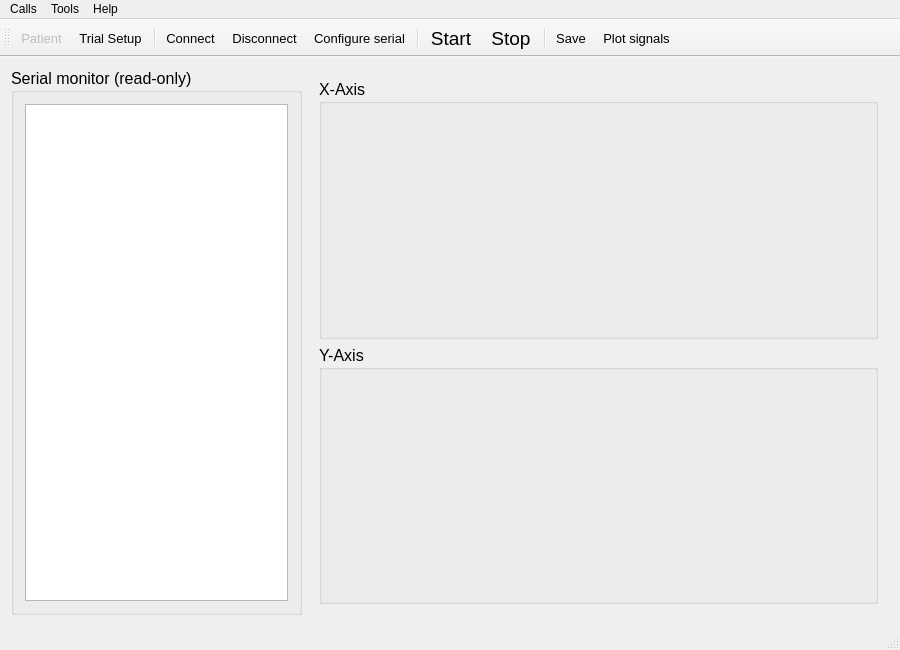
<?xml version="1.0" encoding="UTF-8"?>
<ui version="4.0">
 <class>MainWindow</class>
 <widget class="QMainWindow" name="MainWindow">
  <property name="geometry">
   <rect>
    <x>0</x>
    <y>0</y>
    <width>900</width>
    <height>650</height>
   </rect>
  </property>
  <property name="windowTitle">
   <string>Non contact sensor data logger v1.1</string>
  </property>
  <property name="windowIcon">
   <iconset resource="non_contact_tremor.qrc">
    <normaloff>:/images/matrix-hand.png</normaloff>:/images/matrix-hand.png</iconset>
  </property>
  <widget class="QWidget" name="centralWidget">
   <layout class="QHBoxLayout" name="horizontalLayout_2">
    <item>
     <widget class="QGroupBox" name="serialMonitorGroupBox">
      <property name="sizePolicy">
       <sizepolicy hsizetype="Preferred" vsizetype="Preferred">
        <horstretch>1</horstretch>
        <verstretch>0</verstretch>
       </sizepolicy>
      </property>
      <property name="font">
       <font>
        <pointsize>12</pointsize>
       </font>
      </property>
      <property name="title">
       <string>Serial monitor (read-only)</string>
      </property>
      <layout class="QHBoxLayout" name="horizontalLayout">
       <item>
        <widget class="QPlainTextEdit" name="serialMonitorTextEdit">
         <property name="font">
          <font>
           <pointsize>12</pointsize>
          </font>
         </property>
         <property name="undoRedoEnabled">
          <bool>false</bool>
         </property>
         <property name="readOnly">
          <bool>true</bool>
         </property>
         <property name="centerOnScroll">
          <bool>false</bool>
         </property>
        </widget>
       </item>
      </layout>
     </widget>
    </item>
    <item>
     <widget class="QWidget" name="verticalWidget" native="true">
      <property name="sizePolicy">
       <sizepolicy hsizetype="Preferred" vsizetype="Preferred">
        <horstretch>2</horstretch>
        <verstretch>0</verstretch>
       </sizepolicy>
      </property>
      <layout class="QVBoxLayout" name="verticalLayout" stretch="0,0">
       <item>
        <widget class="QGroupBox" name="xAxisGroupBox">
         <property name="sizePolicy">
          <sizepolicy hsizetype="Expanding" vsizetype="Expanding">
           <horstretch>0</horstretch>
           <verstretch>0</verstretch>
          </sizepolicy>
         </property>
         <property name="font">
          <font>
           <pointsize>12</pointsize>
          </font>
         </property>
         <property name="title">
          <string>X-Axis</string>
         </property>
         <layout class="QVBoxLayout" name="verticalLayout_3">
          <item>
           <layout class="QVBoxLayout" name="verticalLayout_2">
            <item>
             <widget class="QCustomPlot" name="xAxisPlot" native="true"/>
            </item>
           </layout>
          </item>
         </layout>
        </widget>
       </item>
       <item>
        <widget class="QGroupBox" name="yAxisGroupBox">
         <property name="sizePolicy">
          <sizepolicy hsizetype="Expanding" vsizetype="Expanding">
           <horstretch>0</horstretch>
           <verstretch>0</verstretch>
          </sizepolicy>
         </property>
         <property name="font">
          <font>
           <pointsize>12</pointsize>
          </font>
         </property>
         <property name="title">
          <string>Y-Axis</string>
         </property>
         <layout class="QVBoxLayout" name="verticalLayout_5">
          <item>
           <layout class="QVBoxLayout" name="verticalLayout_4">
            <item>
             <widget class="QCustomPlot" name="yAxisPlot" native="true"/>
            </item>
           </layout>
          </item>
         </layout>
        </widget>
       </item>
      </layout>
     </widget>
    </item>
   </layout>
  </widget>
  <widget class="QMenuBar" name="menuBar">
   <property name="geometry">
    <rect>
     <x>0</x>
     <y>0</y>
     <width>900</width>
     <height>20</height>
    </rect>
   </property>
   <widget class="QMenu" name="menuCalls">
    <property name="title">
     <string>Calls</string>
    </property>
    <addaction name="actionConnect"/>
    <addaction name="actionDisconnect"/>
    <addaction name="separator"/>
    <addaction name="actionSave"/>
    <addaction name="actionPlotSignals"/>
    <addaction name="separator"/>
    <addaction name="actionQuit"/>
   </widget>
   <widget class="QMenu" name="menuTools">
    <property name="title">
     <string>Tools</string>
    </property>
    <addaction name="actionPatient"/>
    <addaction name="actionTrialSetup"/>
    <addaction name="separator"/>
    <addaction name="actionConfigure"/>
    <addaction name="separator"/>
    <addaction name="actionClear"/>
   </widget>
   <widget class="QMenu" name="menuHelp">
    <property name="title">
     <string>Help</string>
    </property>
    <addaction name="actionAbout"/>
    <addaction name="actionAboutQt"/>
   </widget>
   <addaction name="menuCalls"/>
   <addaction name="menuTools"/>
   <addaction name="menuHelp"/>
  </widget>
  <widget class="QToolBar" name="mainToolBar">
   <property name="font">
    <font>
     <pointsize>10</pointsize>
    </font>
   </property>
   <property name="autoFillBackground">
    <bool>false</bool>
   </property>
   <property name="iconSize">
    <size>
     <width>38</width>
     <height>38</height>
    </size>
   </property>
   <attribute name="toolBarArea">
    <enum>TopToolBarArea</enum>
   </attribute>
   <attribute name="toolBarBreak">
    <bool>false</bool>
   </attribute>
   <addaction name="actionPatient"/>
   <addaction name="actionTrialSetup"/>
   <addaction name="separator"/>
   <addaction name="actionConnect"/>
   <addaction name="actionDisconnect"/>
   <addaction name="actionConfigure"/>
   <addaction name="separator"/>
   <addaction name="actionStart"/>
   <addaction name="actionStop"/>
   <addaction name="separator"/>
   <addaction name="actionSave"/>
   <addaction name="actionPlotSignals"/>
  </widget>
  <widget class="QStatusBar" name="statusBar">
   <property name="font">
    <font>
     <pointsize>12</pointsize>
    </font>
   </property>
  </widget>
  <action name="actionConnect">
   <property name="icon">
    <iconset resource="non_contact_tremor.qrc">
     <normaloff>:/images/usb-connect.png</normaloff>:/images/usb-connect.png</iconset>
   </property>
   <property name="text">
    <string>Connect</string>
   </property>
   <property name="toolTip">
    <string>Connect to serial port</string>
   </property>
   <property name="font">
    <font>
     <pointsize>10</pointsize>
    </font>
   </property>
  </action>
  <action name="actionDisconnect">
   <property name="icon">
    <iconset resource="non_contact_tremor.qrc">
     <normaloff>:/images/usb-disconnect.png</normaloff>:/images/usb-disconnect.png</iconset>
   </property>
   <property name="text">
    <string>Disconnect</string>
   </property>
   <property name="toolTip">
    <string>Disconnect from serial port</string>
   </property>
   <property name="font">
    <font>
     <pointsize>10</pointsize>
    </font>
   </property>
  </action>
  <action name="actionConfigure">
   <property name="icon">
    <iconset resource="non_contact_tremor.qrc">
     <normaloff>:/images/usb-settings.png</normaloff>:/images/usb-settings.png</iconset>
   </property>
   <property name="text">
    <string>Configure serial</string>
   </property>
   <property name="toolTip">
    <string>Configure serial port connection</string>
   </property>
   <property name="font">
    <font>
     <pointsize>10</pointsize>
    </font>
   </property>
  </action>
  <action name="actionQuit">
   <property name="icon">
    <iconset resource="non_contact_tremor.qrc">
     <normaloff>:/images/close.png</normaloff>:/images/close.png</iconset>
   </property>
   <property name="text">
    <string>Quit</string>
   </property>
   <property name="font">
    <font>
     <pointsize>10</pointsize>
    </font>
   </property>
   <property name="shortcut">
    <string>Ctrl+Q</string>
   </property>
  </action>
  <action name="actionPatient">
   <property name="enabled">
    <bool>false</bool>
   </property>
   <property name="icon">
    <iconset resource="non_contact_tremor.qrc">
     <normaloff>:/images/patient-profile.png</normaloff>:/images/patient-profile.png</iconset>
   </property>
   <property name="text">
    <string>Patient</string>
   </property>
   <property name="toolTip">
    <string>Edit patient data</string>
   </property>
   <property name="font">
    <font>
     <pointsize>10</pointsize>
    </font>
   </property>
  </action>
  <action name="actionTrialSetup">
   <property name="icon">
    <iconset resource="non_contact_tremor.qrc">
     <normaloff>:/images/system-controller.png</normaloff>:/images/system-controller.png</iconset>
   </property>
   <property name="text">
    <string>Trial Setup</string>
   </property>
   <property name="toolTip">
    <string>Trial setup</string>
   </property>
   <property name="font">
    <font>
     <pointsize>10</pointsize>
    </font>
   </property>
  </action>
  <action name="actionClear">
   <property name="enabled">
    <bool>false</bool>
   </property>
   <property name="icon">
    <iconset resource="non_contact_tremor.qrc">
     <normaloff>:/images/trash.png</normaloff>:/images/trash.png</iconset>
   </property>
   <property name="text">
    <string>Clear</string>
   </property>
   <property name="toolTip">
    <string>Clear data</string>
   </property>
   <property name="font">
    <font>
     <pointsize>10</pointsize>
    </font>
   </property>
  </action>
  <action name="actionAbout">
   <property name="text">
    <string>About</string>
   </property>
   <property name="toolTip">
    <string>About program</string>
   </property>
   <property name="font">
    <font>
     <pointsize>10</pointsize>
    </font>
   </property>
  </action>
  <action name="actionAboutQt">
   <property name="text">
    <string>About Qt</string>
   </property>
   <property name="font">
    <font>
     <pointsize>10</pointsize>
    </font>
   </property>
  </action>
  <action name="actionStart">
   <property name="icon">
    <iconset resource="non_contact_tremor.qrc">
     <normaloff>:/images/play.png</normaloff>:/images/play.png</iconset>
   </property>
   <property name="text">
    <string>Start</string>
   </property>
   <property name="toolTip">
    <string>Starts the collect</string>
   </property>
   <property name="font">
    <font>
     <pointsize>14</pointsize>
    </font>
   </property>
  </action>
  <action name="actionStop">
   <property name="icon">
    <iconset resource="non_contact_tremor.qrc">
     <normaloff>:/images/stop.png</normaloff>:/images/stop.png</iconset>
   </property>
   <property name="text">
    <string>Stop</string>
   </property>
   <property name="toolTip">
    <string>Stops the collect</string>
   </property>
   <property name="font">
    <font>
     <pointsize>14</pointsize>
    </font>
   </property>
  </action>
  <action name="actionSave">
   <property name="icon">
    <iconset resource="non_contact_tremor.qrc">
     <normaloff>:/images/save-file-option.png</normaloff>:/images/save-file-option.png</iconset>
   </property>
   <property name="text">
    <string>Save</string>
   </property>
   <property name="toolTip">
    <string>Save data in this PC</string>
   </property>
   <property name="font">
    <font>
     <pointsize>10</pointsize>
    </font>
   </property>
  </action>
  <action name="actionPlotSignals">
   <property name="icon">
    <iconset resource="non_contact_tremor.qrc">
     <normaloff>:/images/signal.png</normaloff>:/images/signal.png</iconset>
   </property>
   <property name="text">
    <string>Plot signals</string>
   </property>
   <property name="toolTip">
    <string>Plot the recorded signals</string>
   </property>
   <property name="font">
    <font>
     <pointsize>10</pointsize>
    </font>
   </property>
  </action>
 </widget>
 <layoutdefault spacing="6" margin="11"/>
 <customwidgets>
  <customwidget>
   <class>QCustomPlot</class>
   <extends>QWidget</extends>
   <header>qcustomplot.h</header>
   <container>1</container>
  </customwidget>
 </customwidgets>
 <resources>
  <include location="non_contact_tremor.qrc"/>
 </resources>
 <connections/>
</ui>
